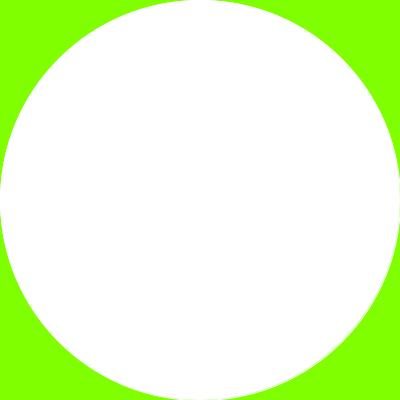
Frame 1 (no input)
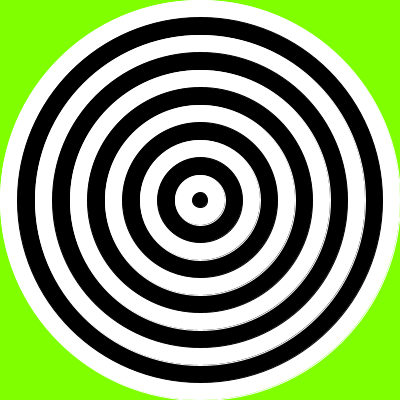
Frame 60 (the mouse pressed at the canvas centre just before this capture)
Frame 120 (the mouse held since frame 60 and released just before this capture): identical to frame 60, image omitted

The Processing sketch that drew these frames (run headless with seeded random() and noise(); from frame 60 on, the mouse is pressed at the canvas centre):

// Processing sketch: circles
// ── circles.pde
void setup()
{
  size(400, 400);
  background(127, 255, 0);
}

int i = 400;

void draw()
{
  if(i > 0)
  {
    if(i%2 == 0)
    {
      stroke(255, 255, 255);
      fill(255, 255, 255);
    }
    else
    {
      stroke(0, 0, 0);
      fill(0, 0, 0);
     }
    delay(600);
    ellipse(200, 200, i, i);
    i = i-35;
  }
}
